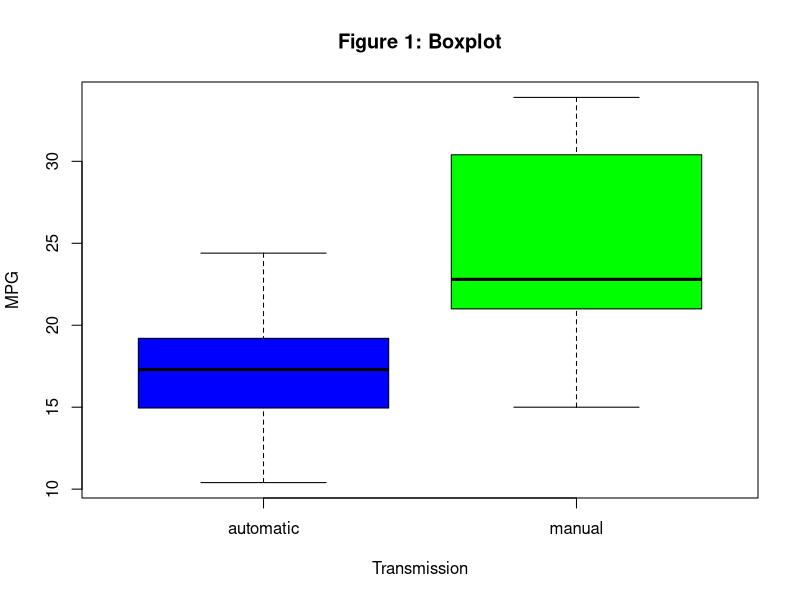
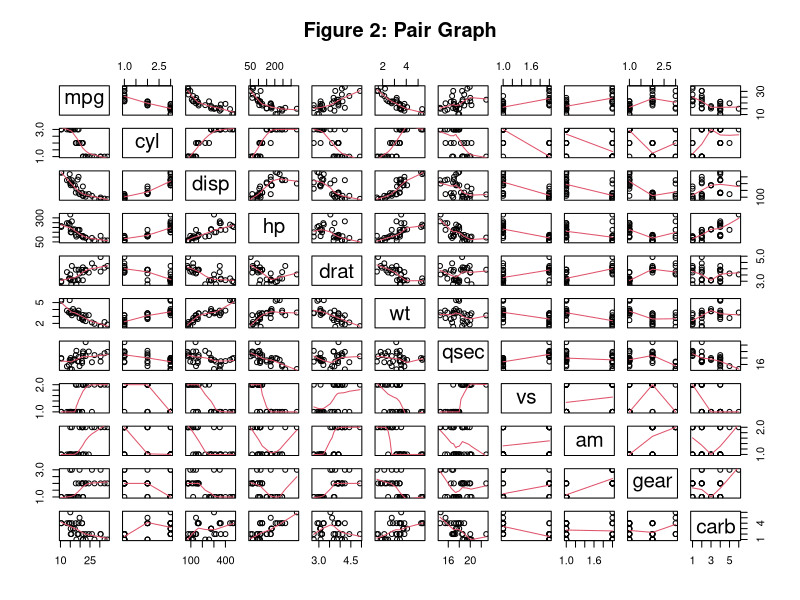
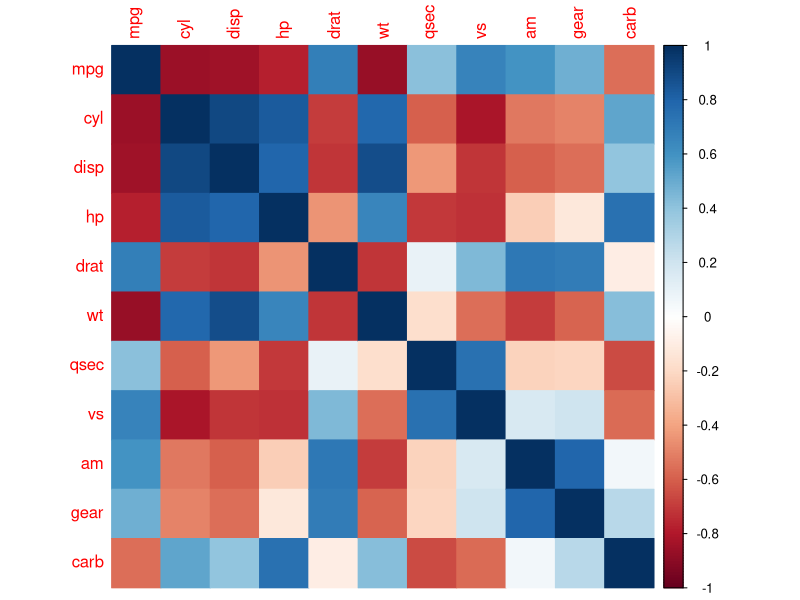
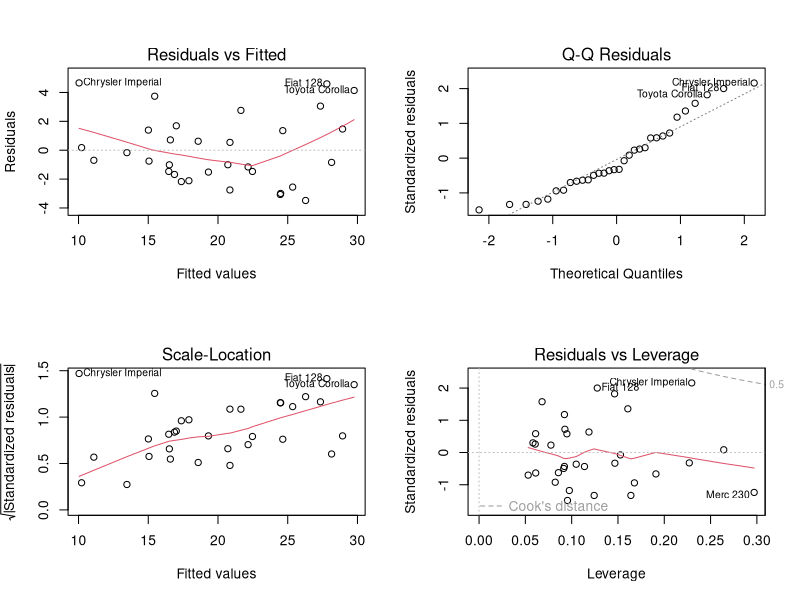

These charts were generated, in order, by the following R code:
## ---- chunk 1
library(corrplot)
## ---- chunk 2
data(mtcars)
head(mtcars,3) #Preview of the dataset
dim(mtcars)
mtcars_num <- mtcars #Need the variables as numeric to check correlation
mtcars$cyl <- as.factor(mtcars$cyl)
mtcars$vs <- as.factor(mtcars$vs)
mtcars$am <- factor(mtcars$am, labels=c("automatic","manual"))
mtcars$gear <- as.factor(mtcars$gear)
mtcars$carb <- as.factor(mtcars$carb)
## ---- chunk 3
x <- mtcars_num[1]
y <- mtcars_num[2:11] 
cor(x, y)
## ---- chunk 4
t_test <- t.test(mpg ~ am, data=mtcars)
t_test$p.value 
t_test$estimate 
## ---- chunk 5
initModel <- lm(mpg ~ ., data=mtcars)
summary(initModel) 
## ---- chunk 6
bestModel <- step(initModel, k=log(nrow(mtcars))) 
summary(bestModel)  
## ---- chunk 7
mpg_amModel <- lm(mpg ~ am, data=mtcars)
summary(mpg_amModel) 
## ---- chunk 8
anova <- anova(mpg_amModel, bestModel)
## ---- chunk 9
confint(bestModel)
summary(bestModel)$coef 
## ---- chunk 10
hv_mean<- mean(hatvalues(bestModel))
hv <- hatvalues(bestModel)
tail(sort(hv),3)
## ---- chunk 11
boxplot(mtcars$mpg~mtcars$am, xlab="Transmission", ylab="MPG", main="Figure 1: Boxplot", col=c("blue","green"))
## ---- chunk 12
pairs(mpg ~ ., mtcars, panel=panel.smooth, main="Figure 2: Pair Graph")
## ---- chunk 13
cor2 <- cor(mtcars_num)
corrplot(cor2, method="color")
## ---- chunk 14
par(mfrow=c(2,2))
plot(bestModel)
